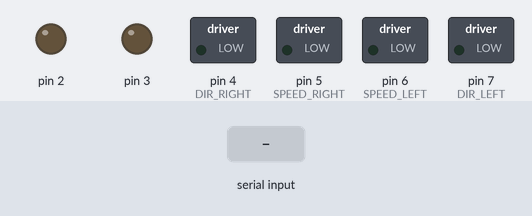
Bench run of a sketch on a simulated Arduino Uno, built with avr-gcc and run on an emulated ATmega328P. Parts: switched loads named in the sketch (green lamp = pin HIGH), output pins drawn as LEDs (lit = HIGH). Inputs (shaded band) come from the test bench. What the sketch prints to the serial monitor is not drawn.

Above: at 1.2 s.
1.3 s: "F\n" received over the second serial link
At 2.4 s:
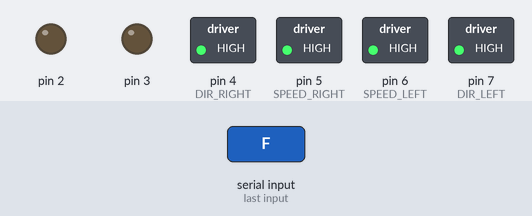
2.8 s: "L\n" received over the second serial link
At 3.5 s:
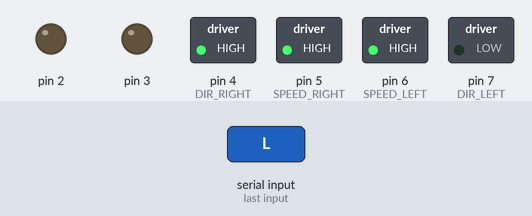
4.3 s: "R\n" received over the second serial link
At 4.7 s:
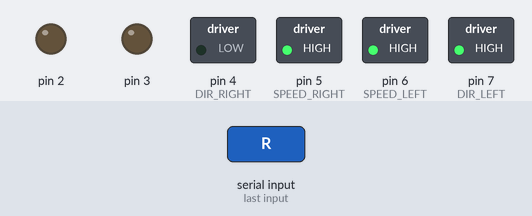
5.8 s: "B\n" received over the second serial link
At 7.0 s:
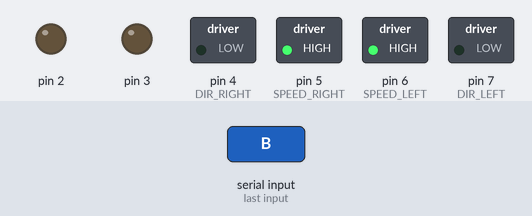
7.3 s: "0\n" received over the second serial link
At 8.2 s:
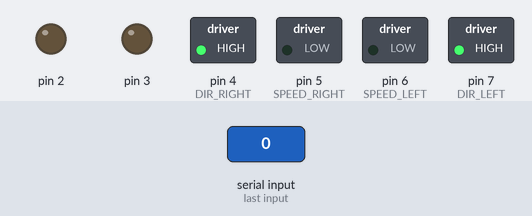
Timing chart, 0 to 9.8 s (numbered marks = the images above; inputs shaded):
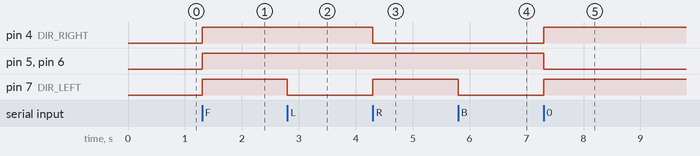

Measured:
- after the input at 1.3 s, pin 4 (DIR_RIGHT), pin 5 (SPEED_RIGHT), pin 6 (SPEED_LEFT), pin 7 (DIR_LEFT): LOW → HIGH at once
- after the input at 2.8 s, pin 7 (DIR_LEFT): HIGH → LOW at once
- after the input at 4.3 s, pin 4 (DIR_RIGHT): HIGH → LOW at once; pin 7 (DIR_LEFT): LOW → HIGH at once
- after the input at 5.8 s, pin 7 (DIR_LEFT): HIGH → LOW at once
- after the input at 7.3 s, pin 4 (DIR_RIGHT), pin 7 (DIR_LEFT): LOW → HIGH at once; pin 5 (SPEED_RIGHT), pin 6 (SPEED_LEFT): HIGH → LOW at once

The sketch:

calibrateRobot.ino
```cpp
#define DIR_RIGHT 4 // HIGH LOW или вперёд или назад
#define DIR_LEFT 7 // HIGH LOW или вперёд или назад
#define SPEED_RIGHT 5
#define SPEED_LEFT 6

#include <SoftwareSerial.h>

SoftwareSerial mySerial(10, 11); // RX, TX

int speed = 255;
int calibrateSpeed = 0;
bool rightWheel = true;
bool leftWheel = true;
int step = 1;

void setup() {
  for (int i = 2; i <= 7; i++) {
    pinMode(i, OUTPUT);
  }
  Serial.begin(9600);
  mySerial.begin(9600);

  Serial.println();
  Serial.println("START calibration high/low");
}

void loop() {
  if (mySerial.available()) {
    int btn = mySerial.read();

    if (btn == 70) {
      move(rightWheel, leftWheel, speed, speed - calibrateSpeed);
    }
    if (btn == 76) {
      move(!rightWheel, leftWheel, speed, speed - calibrateSpeed);
    }
    if (btn == 82) {
      move(rightWheel, !leftWheel, speed, speed - calibrateSpeed);
    }
    if (btn == 66) {
      move(!rightWheel, !leftWheel, speed, speed - calibrateSpeed);
    }
    if (btn == 48) {
      stop();
    }

    if (btn == 83 && step == 0) {
      leftWheel = true;
      step = 1;
      Serial.println("high/low changed");
    } else if (btn == 83 && step == 1) {
      rightWheel = false;
      step = 2;
      Serial.println("high/low changed");
    } else if (btn == 83 && step == 2) {
      leftWheel = false;
      step = 3;
      Serial.println("high/low changed");
    } else if (btn == 83 && step == 3) {
      rightWheel = true;
      step = 0;
      Serial.println("high/low changed");
    }

    if (btn == 67) {
      step = 10;
      Serial.println("START speed calibration");
    }

    if (btn == 83 & step == 10) {
      calibrateSpeed += 1;
      if (calibrateSpeed > 230) calibrateSpeed = 230;
      Serial.print("speed calibration state = ");
      Serial.println(calibrateSpeed);
    }
    if (btn == 67 & step == 10) {
      calibrateSpeed -= 1;
      if (calibrateSpeed < 0) calibrateSpeed = 0;
      Serial.print("speed calibration state = ");
      Serial.println(calibrateSpeed);
    }
  }
}

void move(bool lforward, bool rforward, int lspeed, int rspeed) {
  digitalWrite(DIR_RIGHT, rforward);
  digitalWrite(DIR_LEFT, lforward);
  analogWrite(SPEED_RIGHT, rspeed);
  analogWrite(SPEED_LEFT, lspeed);
}

void stop() {
  move(rightWheel, leftWheel, 0, 0);
}
```
